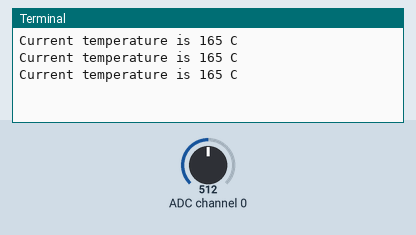
Recording of a program running on a simulated Raspberry Pi (BCM pin numbers). Shown: the last lines printed to the terminal. Inputs (shaded band) come from the test bench; at power-on: ADC channel 0 = 512 (analog values on the 0–1023 scale).

Above: at 1.2 s.
1.3 s: ADC channel 0 set to 716
At 1.9 s:
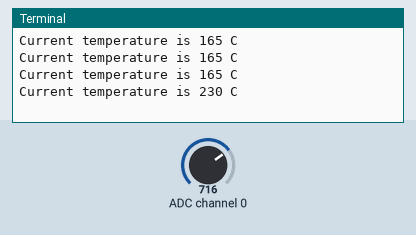
2.8 s: ADC channel 0 set to 900
At 3.4 s:
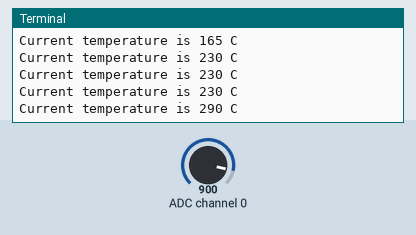
Timing chart, 0 to 5.8 s (numbered marks = the images above; inputs shaded):
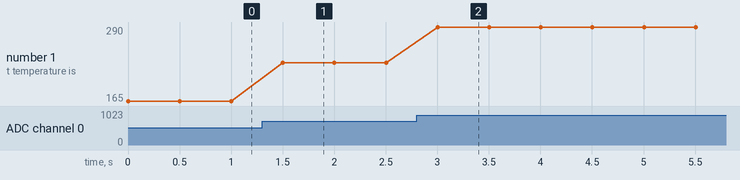

Measured:
- after the input at 1.3 s, the terminal: prints a new line after 0.20 s (image 1)
- after the input at 2.8 s, the terminal: prints a new line after 0.20 s (image 2)
- plotted number 1: 165 → 230 after the input at 1.3 s, 230 → 290 after the input at 2.8 s

The program:

lm35.py
```python
# lm35.py - print temperature in Celcius
# (c) BotBook.com - Karvinen, Karvinen, Valtokari


import time	# <1>
import botbook_mcp3002 as mcp	# <2>

def readTemperature():	# <3>
	data = mcp.readAnalog(0,0)	# <4>
	percent = data / 1023.0	# <5>
	volts = percent * 3.3	# <6>
	celcius = 100.0 * volts	# <7>
	return celcius	# <8>

while True:	# <9>
	t = readTemperature()	# <10>
	print("Current temperature is %i C " % t)	# <11>
	time.sleep(0.5) # seconds	# <12>
```

botbook_mcp3002.py
```python
# botbook_mcp3002.py - read analog values from mcp3002
# (c) BotBook.com - Karvinen, Karvinen, Valtokari

# Installing spidev:
#  sudo apt-get update
#  sudo apt-get -y install git python-dev
#  git clone https://github.com/doceme/py-spidev.git
#  cd py-spidev/
#  sudo python setup.py install

import spidev	# installation help in botbook_mcp3002.py comments
import time

def readAnalog(device = 0,channel = 0):
	assert device in (1, 0)
	assert channel in (1, 0)
	#open spi
	spi = spidev.SpiDev()
	spi.open(0, device)
	"""
	Protocol start bit (S), sql/diff (D), odd/sign (C), MSBF (M)
	Use leading zero for more stable clock cycle
	0000 000S DCM0 0000 0000 0000
	Sending 3 8bit packages so xpi.xfer2 will return the same amount.
	start bit = 1
	sql/diff = 1 SINGLE ENDED MODE	(2 channel mode)
	odd/sign = channel 0/1
	MSBF = 0
	"""
	command = [1, (2 + channel) << 6, 0]
	#2 + channel shifted 6 to left
	#10 or 11 << 6 = 1000 0000 or 1100 0000
	reply = spi.xfer2(command)
	"""
	Parse right bits from 24 bit package (3*8bit)
	We need only data from last 2 bytes.
	And there we can discard last two bits to get 10 bit value
	as MCP3002 resolution is 10bits
	Discard reply[0] byte and start from reply[1] where our data starts
	"""
	value = reply[1] & 31
	#31 = 0001 1111 with & operation makes sure that we have all data from XXXX DDDD and nothing more. 0001 is for signed in next operation.
	value = value << 6  #Move to left to make room for next piece of data.
	#000D DDDD << 6 = 0DDD DD00 0000
	#Now we get the last of data from reply[2]
	value = value + (reply[2] >> 2)
	#Here we discard last to bits
	#DDDD DDXXX >> 2 = 00DD DDDD
	#0DDD DD00 0000 + 00DD DDDD = 0DDD DDDD DDDD
	spi.close()
	return value


def main():
	#read channel 0 on device 0
	value = readAnalog(0, 0)
	print value
	time.sleep(10)

if __name__ == "__main__":
	main()
```
